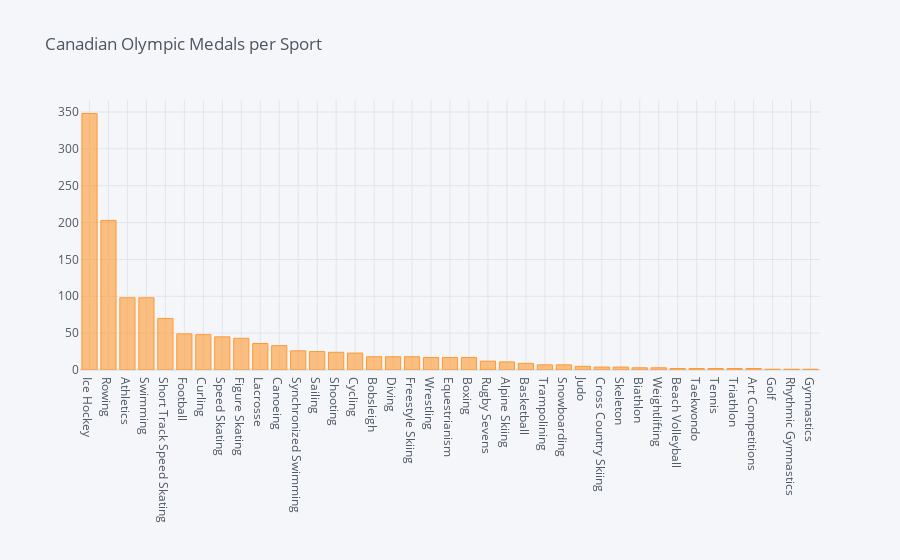

Write notebook code for a chart like this one.
### Code cell
canada_medals = medals[medals['region']=='Canada']
canada_medals.groupby('Sport').count().sort_values('Medal',ascending=False)['Medal'].iplot(kind='bar',title='Canadian Olympic Medals per Sport')

### Figure 1 — Plotly figure (JSON) as saved in the notebook; plotly's stock layout.template omitted (floating-point values rounded to 4 significant figures)
{"data": [{"marker": {"color": "rgba(255, 153, 51, 0.6)", "line": {"color": "rgba(255, 153, 51, 1.0)", "width": 1}}, "name": "Medal", "orientation": "v", "text": "", "type": "bar", "x": ["Ice Hockey", "Rowing", "Athletics", "Swimming", "Short Track Speed Skating", "Football", "Curling", "Speed Skating", "Figure Skating", "Lacrosse", "Canoeing", "Synchronized Swimming", "Sailing", "Shooting", "Cycling", "Bobsleigh", "Diving", "Freestyle Skiing", "Wrestling", "Equestrianism", "Boxing", "Rugby Sevens", "Alpine Skiing", "Basketball", "Trampolining", "Snowboarding", "Judo", "Cross Country Skiing", "Skeleton", "Biathlon", "Weightlifting", "Beach Volleyball", "Taekwondo", "Tennis", "Triathlon", "Art Competitions", "Golf", "Rhythmic Gymnastics", "Gymnastics"], "y": [348, 203, 98, 98, 70, 49, 48, 45, 43, 36, 33, 26, 25, 24, 23, 18, 18, 18, 17, 17, 17, 12, 11, 9, 7, 7, 5, 4, 4, 3, 3, 2, 2, 2, 2, 2, 1, 1, 1]}], "layout": {"legend": {"bgcolor": "#F5F6F9", "font": {"color": "#4D5663"}}, "paper_bgcolor": "#F5F6F9", "plot_bgcolor": "#F5F6F9", "title": {"font": {"color": "#4D5663"}, "text": "Canadian Olympic Medals per Sport"}, "xaxis": {"gridcolor": "#E1E5ED", "showgrid": true, "tickfont": {"color": "#4D5663"}, "title": {"font": {"color": "#4D5663"}, "text": ""}, "zerolinecolor": "#E1E5ED"}, "yaxis": {"gridcolor": "#E1E5ED", "showgrid": true, "tickfont": {"color": "#4D5663"}, "title": {"font": {"color": "#4D5663"}, "text": ""}, "zerolinecolor": "#E1E5ED"}}}
